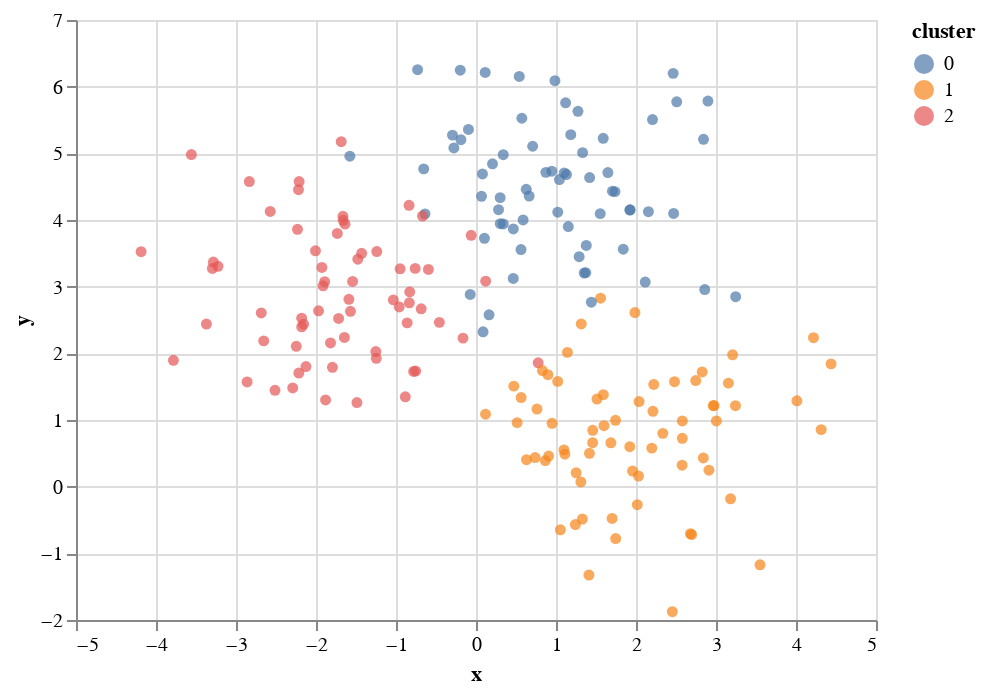

Here is the notebook cell this chart was saved with:
### Markdown cell above
visualize as a scatter plot

### Code cell
alt.Chart(df).mark_circle().encode(x='x', y='y', color='cluster:N')

### Figure 1 — Vega-Lite specification as saved in the notebook (floating-point values rounded to 4 significant figures; data arrays with more than 128 entries replaced by an {"elided": "..."} marker saying what was removed)
{"config": {"view": {"continuousWidth": 400, "continuousHeight": 300}}, "data": {"name": "data-141b052721fb93d5f7b570c01b0ac526"}, "mark": "circle", "encoding": {"color": {"type": "nominal", "field": "cluster"}, "x": {"type": "quantitative", "field": "x"}, "y": {"type": "quantitative", "field": "y"}}, "$schema": "https://vega.github.io/schema/vega-lite/v4.8.1.json", "datasets": {"data-141b052721fb93d5f7b570c01b0ac526": {"elided": "200 records"}}}
